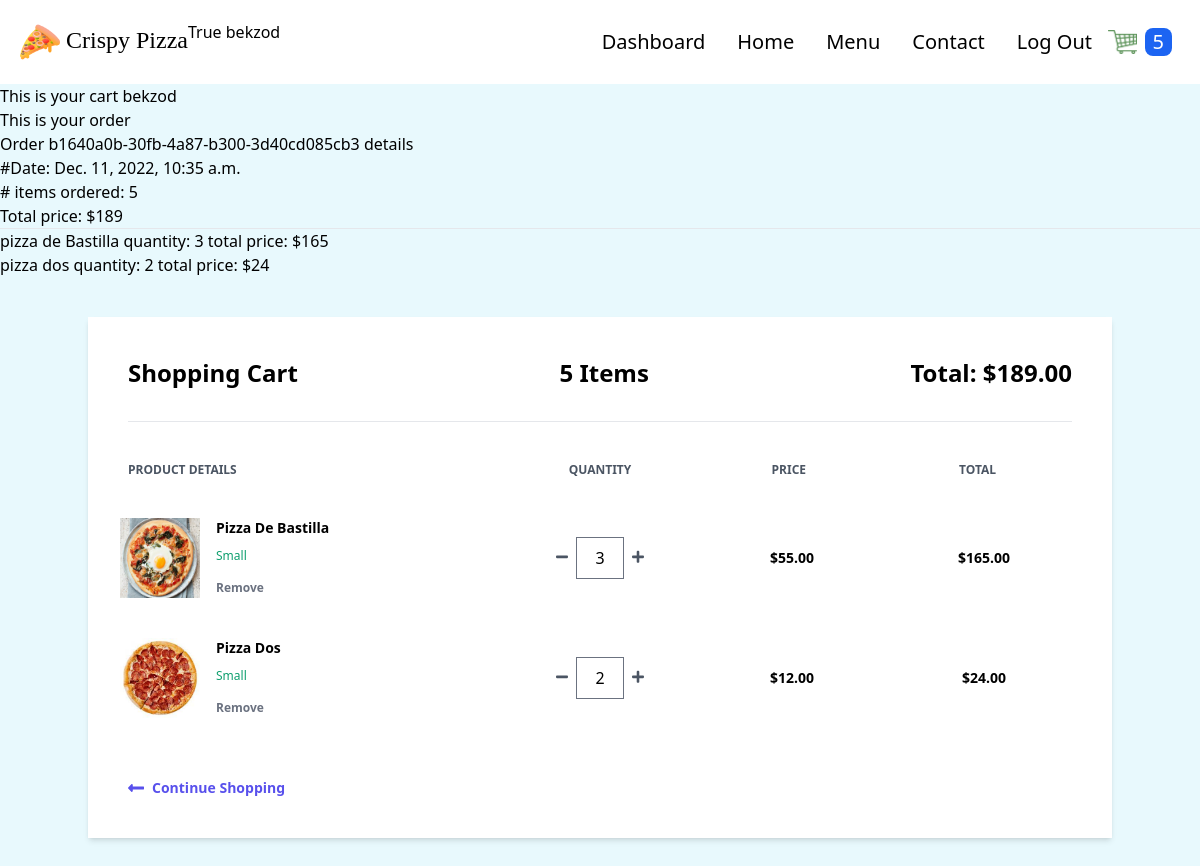
/cart/ (signed in), run on an earlier commit of the app's database.
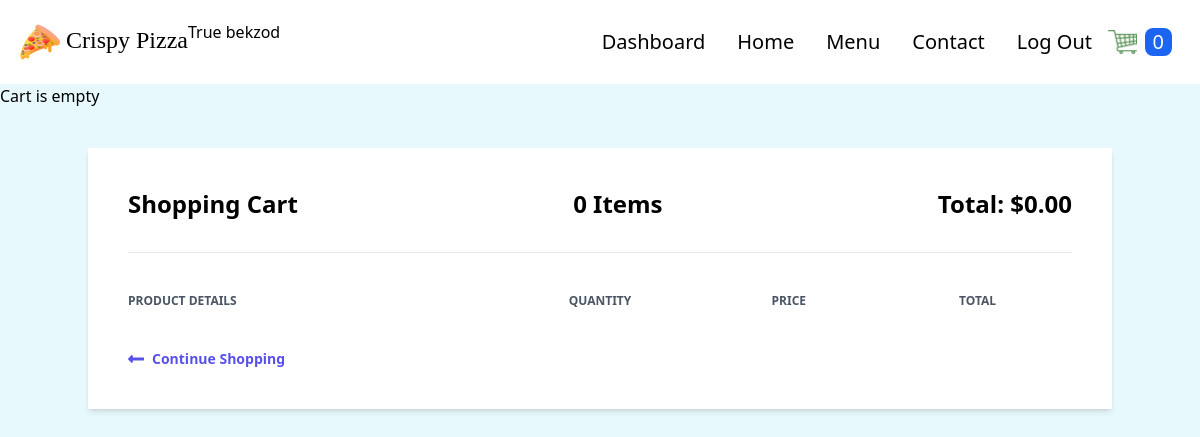
And on a later commit of the database.
### order/models.py (models this page shows, shortened)
class Order(models.Model):
    customer = models.ForeignKey(
        Customer, on_delete=models.CASCADE)
    date_ordered = models.DateTimeField(auto_now_add=True)
    date_modified = models.DateTimeField(auto_now=True)
    complete = models.BooleanField(default=False)
    transaction_id = models.UUIDField(
        primary_key=True, default=uuid.uuid4, editable=False)
    @property
    def get_cart_total(self):
        order_items = self.orderitem_set.all()
        total = sum([item.get_total for item in order_items])
        return total
    @property
    def get_cart_items(self):
        order_items = self.orderitem_set.all()
        total = sum([item.quantity for item in order_items])
        return total

class OrderItem(models.Model):
    product = models.ForeignKey(Product, on_delete=models.SET_NULL, null=True)
    order = models.ForeignKey(
        Order, on_delete=models.CASCADE, null=True, blank=True)
    quantity = models.IntegerField(default=0, null=True, blank=True)
    date_added = models.DateTimeField(auto_now_add=True)
    @property
    def get_total(self):
        total = self.product.price * self.quantity
        return total

### store/models.py (models this page shows, shortened)
class Product(models.Model):
    PRODUCT_TYPES = (
        ("Pizza", "pizza"),
        ("Nonpizza", "nonpizza")
    )
    id = models.UUIDField(primary_key=True, default=uuid.uuid4, editable=False)
    name = models.CharField(max_length=100)
    price = models.IntegerField()
    desc = models.TextField(max_length=500)
    image = models.ImageField(blank=True, upload_to='images')
    created_at = models.DateField(auto_now_add=True)
    updated_at = models.DateField(auto_now=True)
    product_type = models.CharField(max_length=10, choices=PRODUCT_TYPES)

### order/views.py (the view)
# urls.py: path('cart/', views.cart, name='cart'),
def cart(request):
    if request.user.is_authenticated:
        customer = request.user.customer
    else:
        customer, created = Customer.objects.get_or_create(
            device=request.COOKIES['device'])
    customer_order = Order.objects.filter(
        customer=customer, complete=False)
    if customer_order.exists():
        customer_items = OrderItem.objects.filter(
            order_id__in=customer_order)
        customer_order = customer_order[0]
    else:
        customer_order, customer_items = None, None
    context = {"order": customer_order, "items": customer_items}
    return render(request, 'order/cart.html', context)

### store/context_processors.py (called while the page is built, shortened)
def get_cart_quantity(request):
    if request.user.is_authenticated:
        customer = request.user.customer
    try:
        customer_order = Order.objects.filter(
            customer=customer, complete=False)[0]
        number_of_items = customer_order.get_cart_items
    except:
        number_of_items = 0
    finally:
        return {
            'cart_quantity': number_of_items
        }

### order/templates/order/cart.html (shortened to what this page needs)
{% extends 'store/base.html' %} {% block content %} {% if not items %}
<h2>Cart is empty</h2>
{% else %}
<h1>This is your cart {{request.user}}</h1>
<h2>This is your order</h2>
<div>
  <h3>Order {{order.transaction_id}} details</h3>
  <p>#Date: {{order.date_ordered}}</p>
  <p># items ordered: {{order.get_cart_items}}</p>
  <p>Total price: ${{order.get_cart_total}}</p>
</div>
<hr />
{% for item in items%}
<h2>
  {{item.product.name}} quantity: {{item.quantity}} total price:
  ${{item.get_total}}
</h2>
{% endfor %} {% endif %}
<div class="container mx-auto mt-10">
  <div class="flex shadow-md my-10">
    <div class="w-full bg-white px-10 py-10">
      <div class="flex justify-between border-b pb-8">
        <h1 class="font-semibold text-2xl">Shopping Cart</h1>
        <h2 class="font-semibold text-2xl">{{order.get_cart_items}} Items</h2>
        <h2 class="font-semibold text-2xl">
          Total: ${{order.get_cart_total|floatformat:2}}
        </h2>
      </div>
      <div class="flex mt-10 mb-5">
        <h3 class="font-semibold text-gray-600 text-xs uppercase w-2/5">
          Product Details
        </h3>
        <h3
          class="font-semibold text-center text-gray-600 text-xs uppercase w-1/5 text-center"
        >
          Quantity
        </h3>
        <h3
          class="font-semibold text-center text-gray-600 text-xs uppercase w-1/5 text-center"
        >
          Price
        </h3>
        <h3
          class="font-semibold text-center text-gray-600 text-xs uppercase w-1/5 text-center"
        >
          Total
        </h3>
      </div>
      {% for item in items %}
      <div class="flex items-center hover:bg-gray-100 -mx-8 px-6 py-5">
        <div class="flex w-2/5">
          <div class="w-20">
            <img class="h-20" src="{{item.product.image.url}}" alt="" />
          </div>
          <div class="flex flex-col justify-between ml-4 flex-grow">
            <span class="font-bold text-sm">{{ item.product.name|title }}</span>
            <span class="text-green-500 text-xs">Small</span>
            <form
              action="{% url 'order:remove-from-cart' item.product.id %}"
              method="post"
            >
              <button
                type="submit"
                class="font-semibold hover:text-red-500 text-gray-500 text-xs"
              >
                Remove
              </button>
            </form>
          </div>
        </div>
        <div
          class="flex justify-center items-center w-1/5 individual-container"
        >
          <form
            action="{% url 'order:reduce-product-quantity' item.product.pk %}"
            method="post"
          >
            <button type="submit">
              <svg class="fill-current text-gray-600 w-3" viewBox="0 0 448 512">
                <path
                  d="M416 208H32c-17.67 0-32 14.33-32 32v32c0 17.67 14.33 32 32 32h384c17.67 0 32-14.33 32-32v-32c0-17.67-14.33-32-32-32z"
                />
              </svg>
            </button>
          </form>
          <input
            class="mx-2 border text-center w-12"
            type="text"
            value="{{item.quantity}}"
          />
          <form
            action="{% url 'order:add_to_cart' item.product.pk %}"
            method="post"
          >
            <button type="submit">
            </button>
          </form>
        </div>
        <span class="text-center w-1/5 font-semibold text-sm"
          >${{item.product.price|floatformat:2}}</span
        >
        <span class="text-center w-1/5 font-semibold text-sm"
          >${{item.get_total|floatformat:2}}</span
        >
      </div>
      {% endfor %}
      <a
        href="{% url 'store:products' %}"
        class="flex font-semibold text-indigo-600 text-sm mt-10"
      >
        <svg
          class="fill-current mr-2 text-indigo-600 w-4"
          viewBox="0 0 448 512"
        >
          <path
            d="M134.059 296H436c6.627 0 12-5.373 12-12v-56c0-6.627-5.373-12-12-12H134.059v-46.059c0-21.382-25.851-32.09-40.971-16.971L7.029 239.029c-9.373 9.373-9.373 24.569 0 33.941l86.059 86.059c15.119 15.119 40.971 4.411 40.971-16.971V296z"
          />
        </svg>
        Continue Shopping
      </a>
    </div>
  </div>
</div>
{% endblock %}

### store/templates/store/base.html (shortened to what this page needs)
{% load static %}
<!DOCTYPE html>
<html lang="en">
  <head>
    <link rel="stylesheet" href="{% static 'store/src/styles.css' %}" />
  </head>
  <body class="m-0 p-0 bg-dimly-blue">
    <nav class="p-5 bg-white flex">
      <div class="flex justify-between items-center">
        <a href="{% url 'store:products' %}">
          <span class="text-2xl font-[Poppins] cursor-pointer">
            <img
              class="h-10 inline"
              src="{% static 'store/images/pizza.png' %}"
            />
            Crispy Pizza
          </span>
        </a>
      </div>
      <h2>{{user.is_superuser}} {{user.username}}</h2>
      <ul class="flex ml-auto items-center">
        {% if user.is_superuser %}
        <li class="text-xl mx-4 hover:text-cyan-500 duration-500">
          <a href="{% url 'store:dashboard' %}">Dashboard</a>
        </li>
        {% endif %}
        <li class="text-xl mx-4 hover:text-cyan-500 duration-500">
          <a href="{% url 'store:products' %}">Home</a>
        </li>
        <li class="text-xl mx-4 hover:text-cyan-500 duration-500">
          <a href="">Menu</a>
        </li>
        <li class="text-xl mx-4 hover:text-cyan-500 duration-500">
          <a href="">Contact</a>
        </li>
        {% if user.is_authenticated %}
        <li class="text-xl mx-4 hover:text-cyan-500 duration-500">
          <a href="{% url 'users:logout' %}">Log Out</a>
        </li>
        {% else %}
        <li class="text-xl mx-4 hover:text-cyan-500 duration-500">
          <a href="{% url 'users:login' %}">Log In</a>
        </li>
        {% endif %}
        <li>
          <a href="{% url 'order:cart' %}">
            <img
              class="h-6"
              src="{% static 'store/images/cart.png' %}"
              alt="cart"
            />
          </a>
        </li>
        <li class="p-2">
          <div class="bg-blue-600 rounded-lg px-2">
            <p class="text-xl text-white">{{cart_quantity}}</p>
          </div>
        </li>
      </ul>
    </nav>
    {% block content %} {% endblock %}
  </body>
</html>

### store/static/store/src/styles.css (style rules this page uses)
html { line-height: 1.5; -webkit-text-size-adjust: 100%; -moz-tab-size: 4; -o-tab-size: 4; tab-size: 4; font-family: ui-sans-serif, system-ui, -apple-system, BlinkMacSystemFont, "Segoe UI", Roboto, "Helvetica Neue", Arial, "Noto Sans", sans-serif, "Apple Color Emoji", "Segoe UI Emoji", "Segoe UI Symbol", "Noto Color Emoji"; font-feature-settings: normal; }
body { margin: 0; line-height: inherit; }
h1, h2, h3, h4, h5, h6 { font-size: inherit; font-weight: inherit; }
a { color: inherit; text-decoration: inherit; }
blockquote, dl, dd, h1, h2, h3, h4, h5, h6, hr, figure, p, pre { margin: 0; }
ol, ul, menu { list-style: none; margin: 0; padding: 0; }
img, svg, video, canvas, audio, iframe, embed, object { display: block; vertical-align: middle; }
img, video { max-width: 100%; height: auto; }
.container { width: 100%; }
@media (min-width: 640px) { .container { max-width: 640px; } }
@media (min-width: 768px) { .container { max-width: 768px; } }
@media (min-width: 1024px) { .container { max-width: 1024px; } }
.m-0 { margin: 0px; }
.mx-4 { margin-left: 1rem; margin-right: 1rem; }
.my-10 { margin-top: 2.5rem; margin-bottom: 2.5rem; }
.mx-auto { margin-left: auto; margin-right: auto; }
.ml-auto { margin-left: auto; }
.mt-10 { margin-top: 2.5rem; }
.mb-5 { margin-bottom: 1.25rem; }
.mr-2 { margin-right: 0.5rem; }
.inline { display: inline; }
.flex { display: flex; }
.h-10 { height: 2.5rem; }
.h-6 { height: 1.5rem; }
.w-1\/5 { width: 20%; }
.w-2\/5 { width: 40%; }
.w-full { width: 100%; }
.w-4 { width: 1rem; }
.cursor-pointer { cursor: pointer; }
.items-center { align-items: center; }
.justify-between { justify-content: space-between; }
.rounded-lg { border-radius: 0.5rem; }
.border-b { border-bottom-width: 1px; }
.bg-dimly-blue { --tw-bg-opacity: 1; background-color: rgb(232 249 253 / var(--tw-bg-opacity)); }
.bg-white { --tw-bg-opacity: 1; background-color: rgb(255 255 255 / var(--tw-bg-opacity)); }
.bg-blue-600 { --tw-bg-opacity: 1; background-color: rgb(28 100 242 / var(--tw-bg-opacity)); }
.fill-current { fill: currentColor; }
.p-0 { padding: 0px; }
.p-5 { padding: 1.25rem; }
.p-2 { padding: 0.5rem; }
.px-2 { padding-left: 0.5rem; padding-right: 0.5rem; }
.px-10 { padding-left: 2.5rem; padding-right: 2.5rem; }
.py-10 { padding-top: 2.5rem; padding-bottom: 2.5rem; }
.pb-8 { padding-bottom: 2rem; }
.text-center { text-align: center; }
.font-\[Poppins\] { font-family: Poppins; }
.text-2xl { font-size: 1.5rem; line-height: 2rem; }
.text-xl { font-size: 1.25rem; line-height: 1.75rem; }
.text-sm { font-size: 0.875rem; line-height: 1.25rem; }
.text-xs { font-size: 0.75rem; line-height: 1rem; }
.font-semibold { font-weight: 600; }
.uppercase { text-transform: uppercase; }
.text-white { --tw-text-opacity: 1; color: rgb(255 255 255 / var(--tw-text-opacity)); }
.text-gray-600 { --tw-text-opacity: 1; color: rgb(75 85 99 / var(--tw-text-opacity)); }
.text-indigo-600 { --tw-text-opacity: 1; color: rgb(88 80 236 / var(--tw-text-opacity)); }
.shadow-md { --tw-shadow: 0 4px 6px -1px rgb(0 0 0 / 0.1), 0 2px 4px -2px rgb(0 0 0 / 0.1); --tw-shadow-colored: 0 4px 6px -1px var(--tw-shadow-color), 0 2px 4px -2px var(--tw-shadow-color); box-shadow: var(--tw-ring-offset-shadow, 0 0 #0000), var(--tw-ring-shadow, 0 0 #0000), var(--tw-shadow); }
.duration-500 { transition-duration: 500ms; }

What changed in the data, as far as the page shows it:
removed OrderItem: product.name "pizza de Bastilla", quantity "3", get_total "165", product.image (picture), product.name "Pizza De Bastilla", product.price "55.00", get_total "165.00"
removed OrderItem: product.name "pizza dos", quantity "2", get_total "24", product.image (picture), product.name "Pizza Dos", product.price "12.00", get_total "24.00"
shown differently, row unchanged: Order: get_cart_items "5" → "0"; get_cart_total "189.00" → "0.00"; transaction_id "b1640a0b-30fb-4a87-b300-3d40cd085cb3" → (not shown); date_ordered "Dec. 11, 2022, 10:35 a.m." → (not shown); get_cart_items "5" → (not shown); get_cart_total "189" → (not shown)
Also different on the page:
{{ cart_quantity }}: "5" → "0"
{{ request.user }}: "bekzod" → (not shown)
text no longer shown: "This is your cart This is your order Order details #Date: # items ordered: Total price: $"
text now shown: "Cart is empty"
